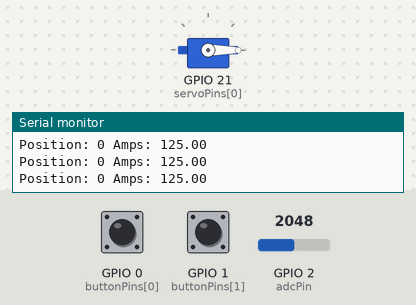
The sketch below on a simulated ESP32. On the bench: servo, the last lines printed to the serial monitor. The test bench sets the inputs (shaded band); at power-on: GPIO 1 (buttonPins[1]) HIGH, GPIO 0 (buttonPins[0]) HIGH, GPIO 2 (adcPin) = 2048.

Above: at 1.2 s.
1.3 s: GPIO 1 (buttonPins[1]) pulled LOW for 1 s
At 3.2 s:
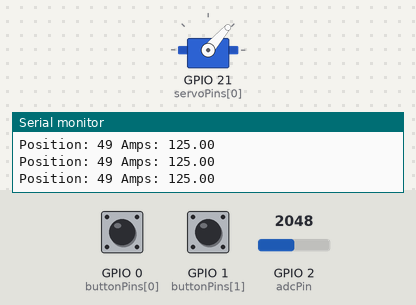
3.8 s: GPIO 1 (buttonPins[1]) pulled LOW for 3.2 s
At 7.5 s:
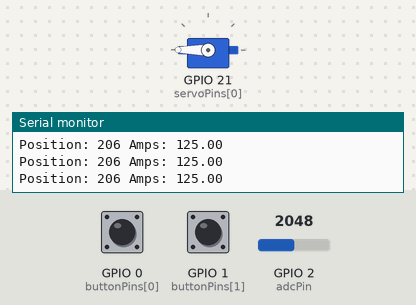
8.5 s: GPIO 0 (buttonPins[0]) pulled LOW for 1 s
At 10.6 s:
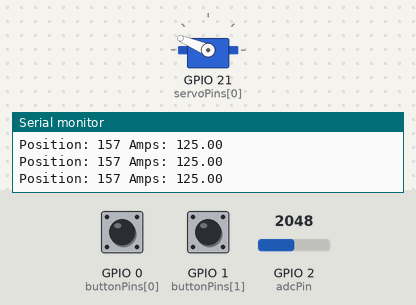
11.0 s: GPIO 0 (buttonPins[0]) pulled LOW for 0.15 s
At 11.9 s:
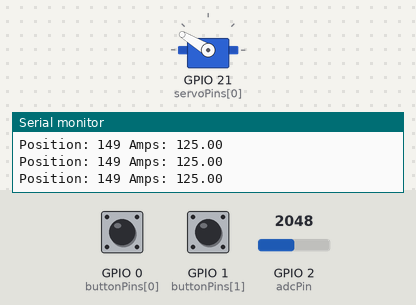
Timing chart, 0 to 13.6 s (numbered marks = the images above; inputs shaded):
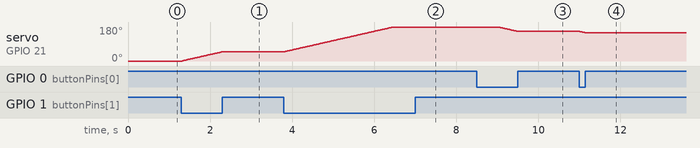

Measured:
- after the input at 1.3 s, servo on GPIO 21 (servoPins[0]): moves from 0° to 49° over 0.97 s, starting at once
- after the input at 3.8 s, servo on GPIO 21 (servoPins[0]): moves from 49° to 180° over 2.6 s, starting at once
- after the input at 8.5 s, servo on GPIO 21 (servoPins[0]): moves from 180° to 157° over 0.45 s, starting after 0.54 s
- after the input at 11.0 s, servo on GPIO 21 (servoPins[0]): 157° → 149° at once

The sketch:

Servo_Calibration.ino
```cpp
#define NUM_BUTTONS 2
#define NUM_SERVOS 1
#define adcPin 2
#define maxang 270
#define minang 0
#define VDC 3.3
#define adc0 2280
#define adcmax 3690
#define vratio 2
#include <ESP32Servo.h>
const int buttonPins[NUM_BUTTONS] = {0, 1};  // Change as per your setup
const int servoPins[NUM_SERVOS] = {21};        // Change as per your setup
Servo servos[NUM_SERVOS];


void setup() {
  Serial.begin(115200);
  for (int i = 0; i < NUM_SERVOS; i++) {
    servos[i].attach(servoPins[i]);

  }
  for (int i = 0; i < NUM_BUTTONS; i++) {
    pinMode(buttonPins[i], INPUT_PULLUP);
  }
  pinMode(adcPin,INPUT);
}

void loop() {
static int angle = 0;
bool x = digitalRead(buttonPins[0]);
bool y = digitalRead(buttonPins[1]);
int z = analogRead(adcPin);
float current = ((adc0-z)*1000*vratio)/adcmax;
if(x == HIGH){
  angle += 1;
//  Serial.print("Position: ");
//  Serial.println(angle);
  if(angle >= maxang){
    angle = maxang;
  }
}
if(y == HIGH){
  angle -= 1;

  if(angle <= minang){
    angle = minang;
  }
}
if(current > 0){
Serial.print("Position: ");
Serial.print(angle);
Serial.print(" Amps: ");
Serial.println(current);}
servos[0].write(angle);
delay(20);
}
```
